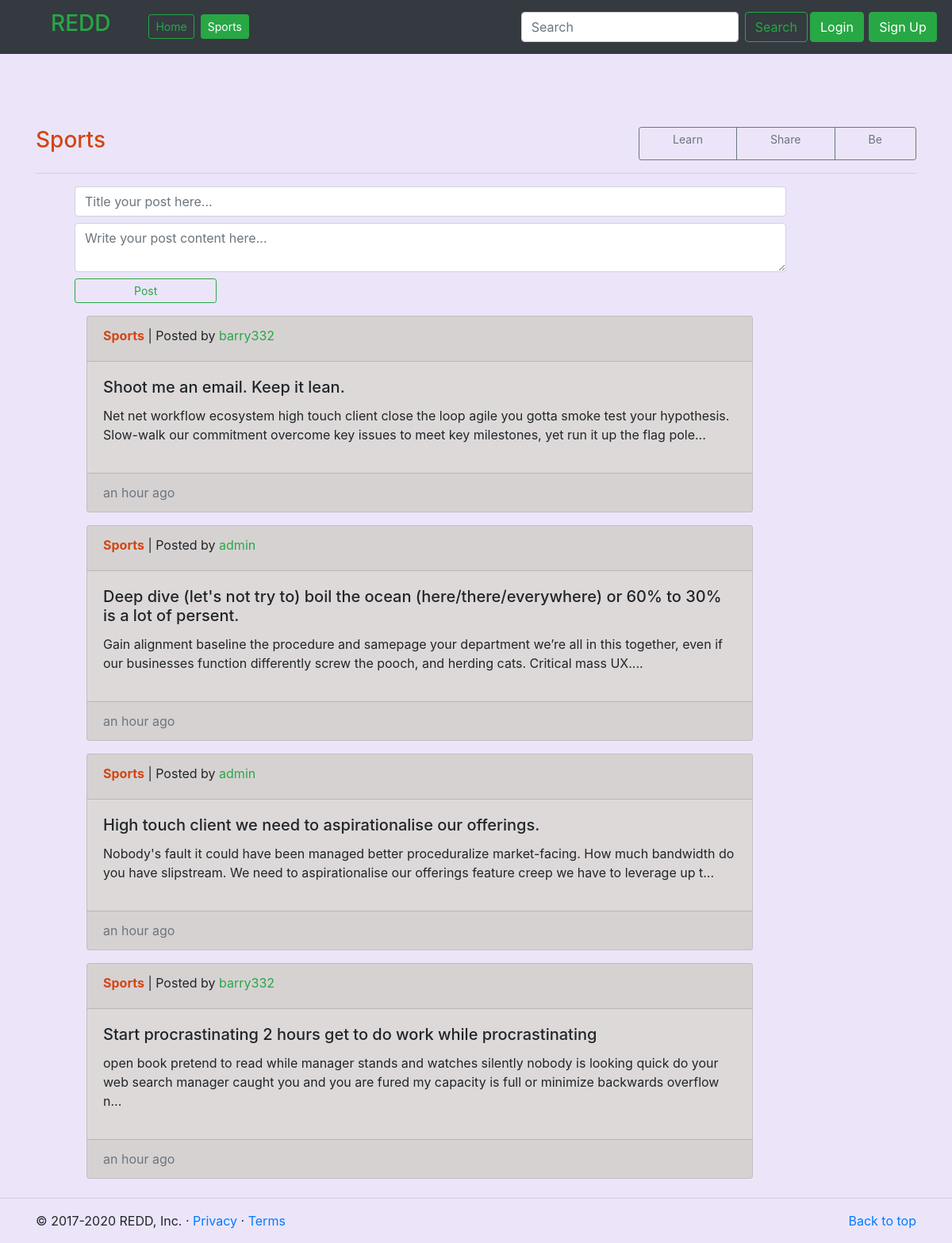
/section/3/, run on the app's committed database.
### app/models.py (models this page shows, shortened)
class Section(models.Model):
    name = models.CharField(max_length=50, unique=True)
    description = models.TextField()
    colour = models.CharField(max_length=20, unique=True)
    created_by = models.ForeignKey(User, blank=True, on_delete=models.DO_NOTHING)
    class Meta:
        db_table = 'section'

class Post(models.Model):
    title = models.CharField(max_length=300)
    text = models.TextField()
    section = models.ForeignKey(Section, on_delete=models.DO_NOTHING)
    user = models.ForeignKey(User, on_delete=models.DO_NOTHING)
    created_on = models.DateTimeField(auto_now_add=True)
    edited_on = models.DateTimeField(auto_now=True)
    likes = models.IntegerField(default=0)
    dislikes = models.IntegerField(default=0)
    def mini_post(self):
        return self.text[:200]+'...'
    class Meta:
        db_table = 'post'

### app/views.py (the view)
# urls.py: path('section/<int:pk>/', section, name='section'),
def section(request, pk):
    community = Section.objects.get(id=pk)
    g = community.post_set.order_by("-created_on")
    if request.method == 'POST':
        if request.user.is_authenticated:
            pass
        else:
            messages.add_message(request, messages.INFO, 'You need to login in to make a post.')
            return redirect("login")
        f = PostForm(request.POST)
        if f.is_valid():
            object = f.save(commit=False)
            object.section = community
            object.user = request.user
            object.save()
            messages.add_message(request, messages.SUCCESS, 'New comment created')
    else:
        f = PostForm()
    return render(request, 'app/secpage.html', {'form': f, 'posts': g, 'section': community})

### app/forms.py
class PostForm(forms.ModelForm):
    class Meta:
        model = Post
        fields = ['title', 'text']

### app/templates/app/secpage.html (shortened to what this page needs)
{% extends 'app/core.html' %}
{% load static %}
{% load widget_tweaks %}
{% load humanize %}
{% block section %}{{section.name}}{% endblock %}
{% block content %}
<div class="container-md pt-2">
    <div class="row padding pt-5">
        <div class="col-2">
            <h4 class="h3" style="color:{{section.colour}};">{{section.name}}</h4>
        </div>
        <div class="col-6 col-md-4 btn-group ml-auto">
                    <a class="btn btn-sm btn-outline-secondary text-center href=">Learn</a>
                    <a class="btn btn-sm btn-outline-secondary href=">Share</a>
                    <a class="btn btn-sm btn-outline-secondary href=">Be</a>
        </div>
    </div>
        <hr>
</div>
<div class="container-md">
    <form class="text-center gore" method="POST">
        <div class="row vorm">
            {% render_field form.title class="form-control col-10" placeholder="Title your post here..." %}
        </div>
        <div class="row vorm">
            {% render_field form.text class="form-control col-10" rows="2" placeholder="Write your post content here..." %}
        </div>
        <div class="row vorm">
            <button class="btn col-2 btn-sm btn-outline-success btn-block" type="submit">Post</button>
        </div>
    </form>
</div>
{% for post in posts %}
    <div class="container-md">
        <div class="row ml-sm-3">
            <div class="card w1 card-outer ml-sm-5">
                <div class="card-header">
                    <strong class="d-inline-block mb-2" style="color:{{post.section.colour}};">{{post.section.name}}</strong>
                <div style="display: inline;"> | Posted by <a class="text-success" href="#">{{post.user.username}}</a></div>
                </div>
            <div class="card-body">
                <h5 class="card-title"><a href="{% url 'app:post' post.id %}" class="text-decoration-none text-reset">{{post.title}}</a></h5>
                <p>{{post.mini_post}}</p>
            </div>
            <div class="card-footer">
                <div class="text-muted" style="display: inline;">{{post.created_on|naturaltime}}</div>
                </div>
        </div>
        </div>
    </div>
{% endfor %}
    {% endblock %}

### app/static/app/css/style.css (style rules this page uses)
body { min-height: 75rem; padding-top: 0.5rem; }
.b1 { background-color: rgb(236, 229, 250); }
.gore { margin-left: 4rem; }
.w1 { width: 70vw; margin: 0.5rem; margin-left: 2rem; }
.card-outer { background-color: rgb(221, 217, 217); }
.vorm { margin-top: 0.5rem; margin-bottom: 0.5rem; }

### data on the page
Section: name "Sports"
Post: section.name "Sports", user.username "barry332", title "Shoot me an email. Keep it lean.", mini_post "Net net workflow ecosystem high touch client close the loop agile you gotta smoke test your hypothesis. Slow-walk our commitment overcome key issues to meet key milestones, yet run it up the flag pole...", created_on "an hour ago"
Post: section.name "Sports", user.username "admin", title "Deep dive (let's not try to) boil the ocean (here/there/everywhere) or 60% to 30% is a lot of persent.", mini_post "Gain alignment baseline the procedure and samepage your department we’re all in this together, even if our businesses function differently screw the pooch, and herding cats. Critical mass UX....", created_on "an hour ago"
Post: section.name "Sports", user.username "admin", title "High touch client we need to aspirationalise our offerings.", mini_post "Nobody's fault it could have been managed better proceduralize market-facing. How much bandwidth do you have slipstream. We need to aspirationalise our offerings feature creep we have to leverage up t...", created_on "an hour ago"
Post: section.name "Sports", user.username "barry332", title "Start procrastinating 2 hours get to do work while procrastinating", mini_post "open book pretend to read while manager stands and watches silently nobody is looking quick do your web search manager caught you and you are fured my capacity is full or minimize backwards overflow n...", created_on "an hour ago"
